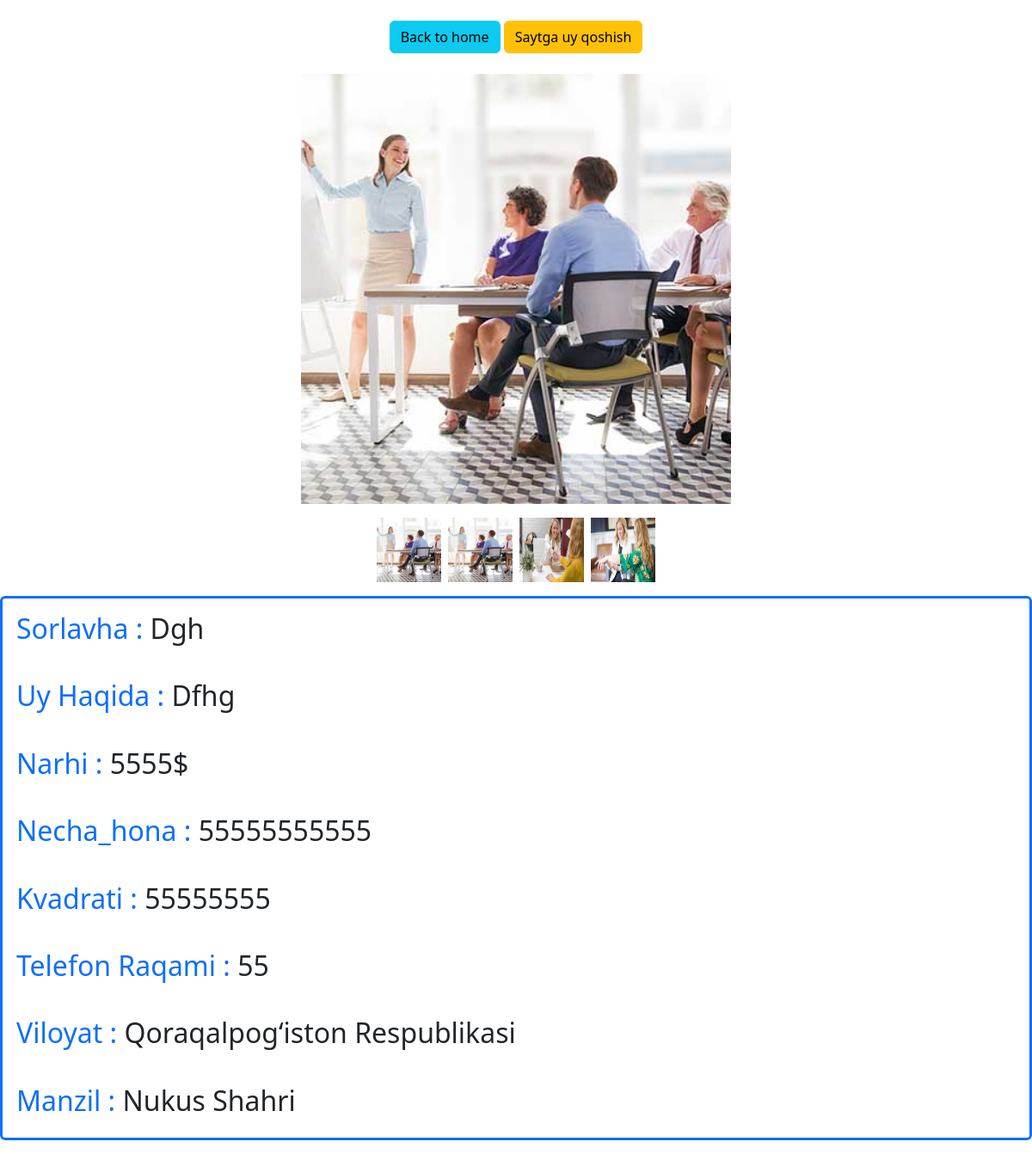
Page /viloyat/5/ on the committed database.
### house/models.py (models this page shows, shortened)
class House(models.Model):
    sarlavha = models.CharField(max_length=200)
    uy_haqida = models.TextField()
    narhi = models.IntegerField()
    necha_hona = models.IntegerField()
    kvadrati = models.IntegerField()
    raqam = models.CharField(max_length=200)
    asosiy_rasm =    models.ImageField(upload_to='media/' )
    qoshimcha_rasm1= models.ImageField(upload_to='media/' )
    qoshimcha_rasm2= models.ImageField(upload_to='media/' )
    qoshimcha_rasm3= models.ImageField(upload_to='media/' )
    voliyatingiz = models.CharField ( max_length=200, choices=VILOYATLAR ,default=1 )
    manzil = models.CharField ( max_length=200, choices=CHOICES , default=1)

### house/views.py (the view)
# urls.py: path('viloyat/<pk>/', Detailpage.as_view(), name='pageid'),
class Detailpage(DetailView):
    model =House
    template_name = 'detail_uy.html'

### template/detail_uy.html (shortened to what this page needs)
<!doctype html>
<html lang="en">
  <head>
    <link href="https://cdn.jsdelivr.net/npm/bootstrap@5.2.3/dist/css/bootstrap.min.css" rel="stylesheet">
  </head>
  <body>
<center class="m-4">
    <a href="/viloyat" class="btn btn-info">Back to home</a>           <a class=" btn btn-warning text-black " href="{% url 'add' %}">Saytga uy qoshish</a>
</center>
<div class="col-12 d-flex flex-column" >
 <center class="w-100">
 <img id="modal-img" class="w-50" height="500" style="object-fit: contain;"   src="/media/{{object.asosiy_rasm}}" alt="">
    <div class="w-25 d-flex justify-content-center gap-2 mt-3" >
   <img onclick="document.getElementById('modal-img').src = this.src" class="w-25" src="/media/{{object.asosiy_rasm}}" alt="">
   <img onclick="document.getElementById('modal-img').src = this.src" class="w-25" src="/media/{{object.qoshimcha_rasm1}}" alt="">
   <img onclick="document.getElementById('modal-img').src = this.src" class="w-25" src="/media/{{object.qoshimcha_rasm2}}" alt="">
   <img onclick="document.getElementById('modal-img').src = this.src" class="w-25" src="/media/{{object.qoshimcha_rasm3}}" alt="">
    </div>
</center>
<center>
<div class="card border border-3 border-primary w-100 mx-0 my-3 d-flex flex-column align-items-start justify-content-start text-capitalize">
    <h2 class="card-body"><span class="text-primary">Sorlavha : </span> {{object.sarlavha}}</h2>
    <h2 class="card-body"><span class="text-primary">Uy haqida : </span> {{object.uy_haqida}}</h2>
    <h2 class="card-body"><span class="text-primary">Narhi : </span> {{object.narhi}}$</h2>
    <h2 class="card-body"><span class="text-primary">Necha_hona : </span> {{object.necha_hona}}</h2>
    <h2 class="card-body"><span class="text-primary">Kvadrati : </span> {{object.kvadrati}}</h2>
    <h2 class="card-body"><span class="text-primary">Telefon raqami : </span> {{object.raqam}}</h2>
    <h2 class="card-body"><span class="text-primary">Viloyat : </span> {{object.voliyatingiz}}</h2>
    <h2 class="card-body"><span class="text-primary">Manzil : </span> {{object.manzil}}</h2>
</div>
</center>
</div>
</body>
</html>

### rows in the picture
House: asosiy_rasm (picture), qoshimcha_rasm1 (picture), qoshimcha_rasm2 (picture), qoshimcha_rasm3 (picture), sarlavha "Dgh", uy_haqida "Dfhg", narhi "5555", necha_hona "55555555555", kvadrati "55555555", raqam "55", voliyatingiz "Qoraqalpog‘iston Respublikasi", manzil "Nukus Shahri"
